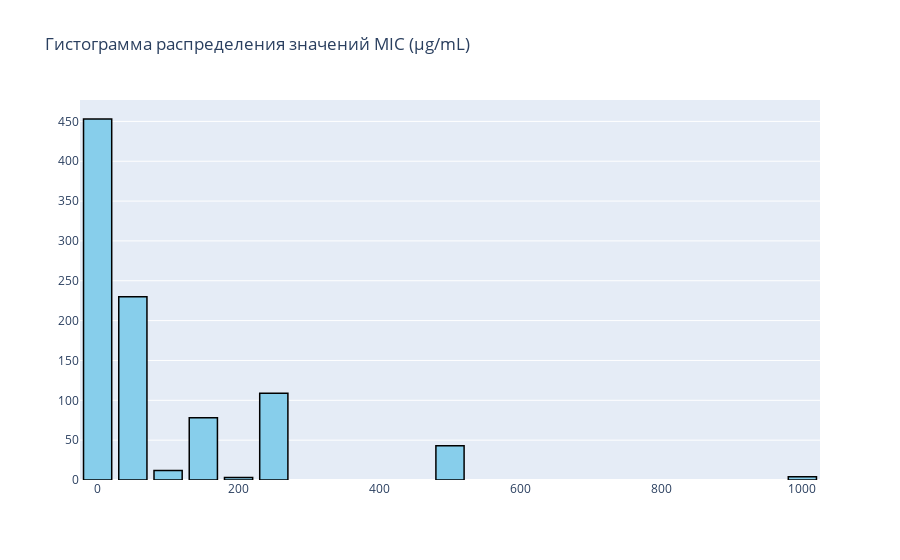

The code cell stored with this chart in its notebook:
### Code cell
MIC_µg_mL = "MIC (µg/mL)"

data = ds_cleaned[MIC_µg_mL]
hist = go.Histogram(x=data, nbinsx=40, name='Histogram', marker=dict(color='skyblue', line = dict(color='black', width = 1.5)))
layout = go.Layout(bargap=0.2, title='Гистограмма распределения значений MIC (µg/mL)')
fig = go.Figure(data=[hist], layout=layout)

fig.show()

### Figure 1 — Plotly figure (JSON) as saved in the notebook; plotly's stock layout.template omitted (floating-point values rounded to 4 significant figures; data arrays with more than 128 entries replaced by an {"elided": "..."} marker saying what was removed)
{"data": [{"marker": {"color": "skyblue", "line": {"color": "black", "width": 1.5}}, "name": "Histogram", "nbinsx": 40, "type": "histogram", "x": {"elided": "932 float values"}}], "layout": {"bargap": 0.2, "title": {"text": "Гистограмма распределения значений MIC (µg/mL)"}}}
